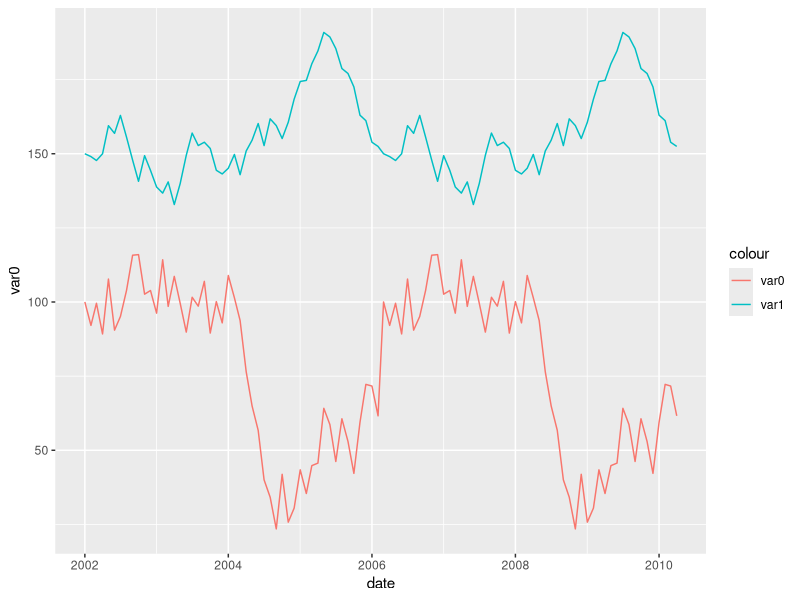
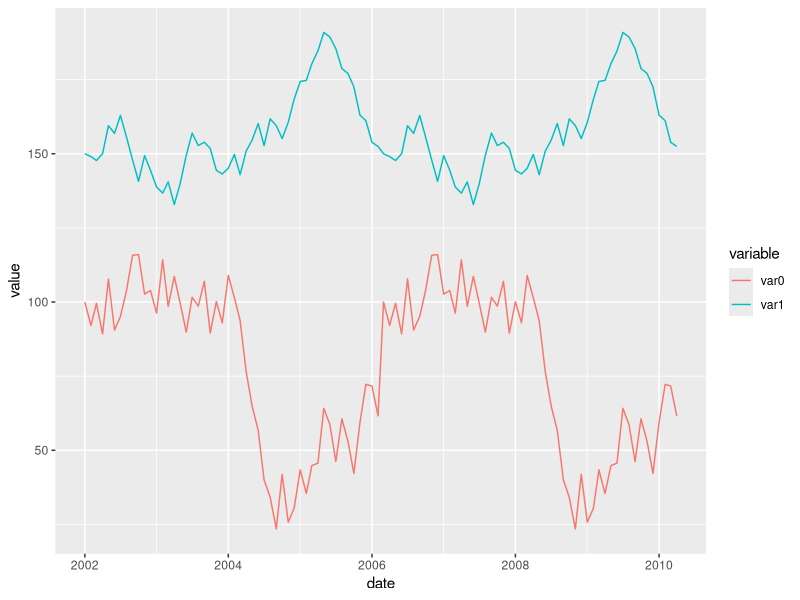

R code for these plots, in order:
## ---- chunk 1
test_data <- data.frame(
var0 = 100 + c(0, cumsum(runif(49, -20, 20))),
var1 = 150 + c(0, cumsum(runif(49, -10, 10))),
date = seq.Date(as.Date("2002-01-01"), by="1 month", length.out=100))
## ---- chunk 2
library(ggplot2)
ggplot(test_data, aes(date)) +
  geom_line(aes(y = var0, colour = "var0")) +
  geom_line(aes(y = var1, colour = "var1"))
## ---- chunk 3
library(tidyr)
library(ggplot2)

test_data_long <- tidyr::gather(test_data, key="variable", value = value, -date) # 縦型に変換

knitr::kable(head(test_data_long, 6))

ggplot(data=test_data_long, aes(x=date, y=value, colour=variable)) +
  geom_line()
